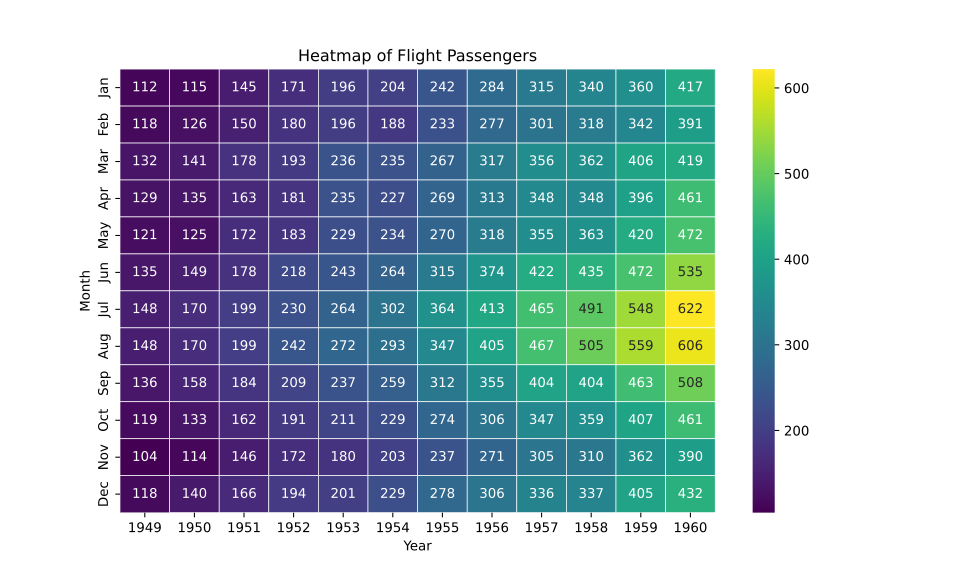

This figure's Python source:
import matplotlib.pyplot as plt
import seaborn as sns
import json

# Load the 'flights' dataset from seaborn
flights = sns.load_dataset('flights')

# Convert 'passengers' column to integers
flights['passengers'] = flights['passengers'].astype(int)

# Pivot the dataset to create a matrix suitable for a heatmap
flights_pivot = flights.pivot_table(index='month', columns='year', values='passengers')

# Create a heatmap
plt.figure(figsize=(10, 6))
sns.heatmap(flights_pivot, cmap='viridis', annot=True, fmt='g', linewidths=.5)
plt.title('Heatmap of Flight Passengers')
plt.xlabel('Year')
plt.ylabel('Month')

# Save the plot as an SVG file
plt.savefig('heatmap.svg', format='svg')

# Generating the 'maidr' structure
maidr = {
    "type": "heat",
    "id": "heat",
    "selector": "TODO: INCLUDE THE PATH SELECTOR HERE",
    "title": "Heatmap of Flight Passengers",
    "labels": {
        "fill": "Passenger Count"
    },
    "axes": {
        "x": {"label": "Year", "level": list(flights_pivot.columns)},
        "y": {"label": "Month", "level": list(flights_pivot.index)},
    },
    "data": [list(row) for row in flights_pivot.values],
}

# Writing the raw data to a JSON file
with open("heatmap_raw_data.json", 'w') as json_file:
    json.dump(maidr["data"], json_file, indent=4)

# # Writing the dictionary to a JSON file
with open("heatmap_maidr.json", 'w') as json_file:
    json.dump(maidr, json_file, indent=4)   

# Display the plot
plt.show()

# Close the plot
plt.close()
